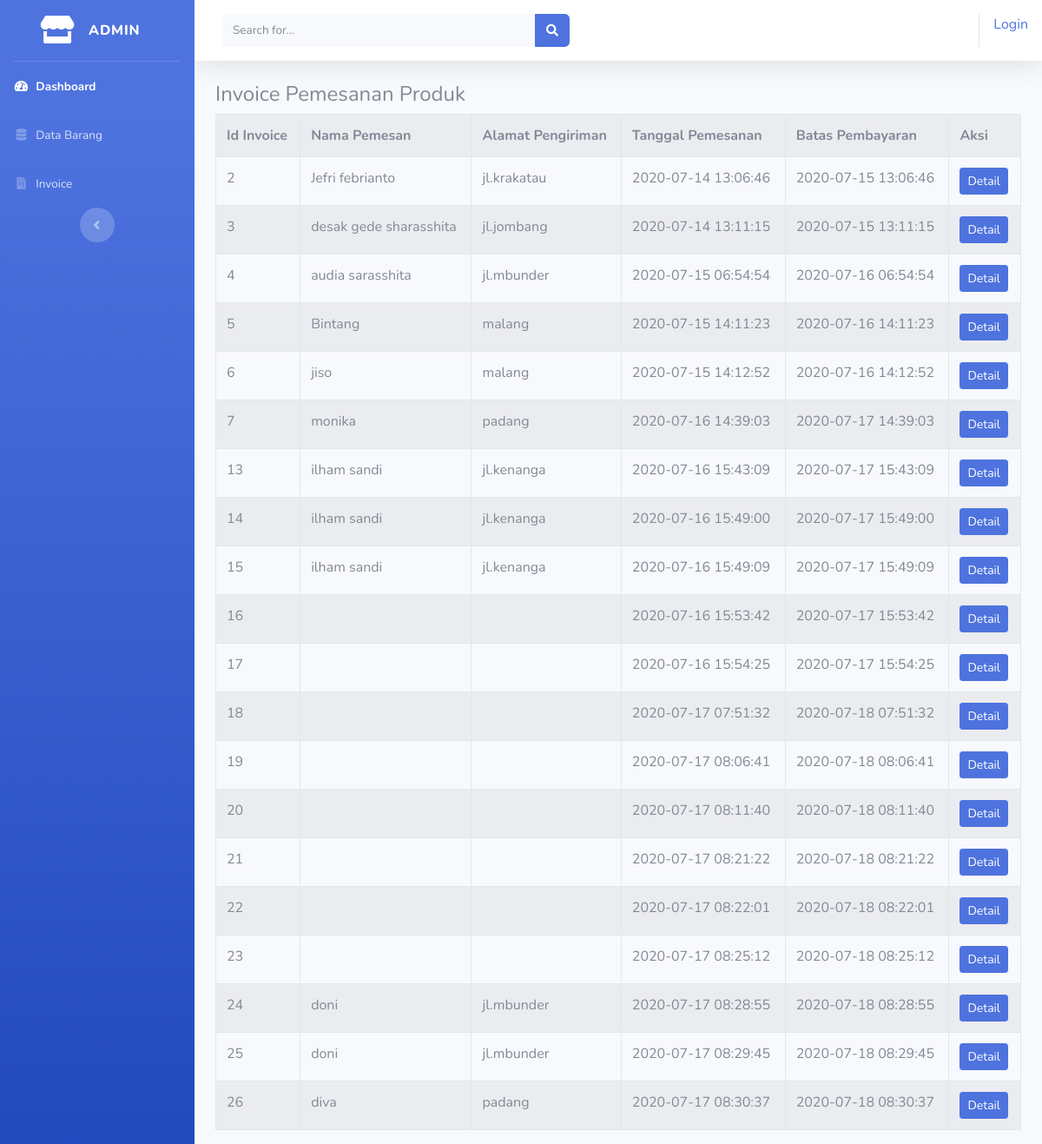
The page /index.php/admin/invoice on the database its author committed.
### tables this page shows
CREATE TABLE `tb_invoice` (
  `id` int(11) NOT NULL,
  `nama` varchar(56) NOT NULL,
  `alamat` varchar(225) NOT NULL,
  `tgl_pesan` datetime NOT NULL,
  `batas_bayar` datetime NOT NULL
);

### application/controllers/admin/invoice.php (called while the page is built, shortened)
<?php
class Invoice extends CI_Controller{
    public function index()
    {
        $data['invoice'] = $this->model_invoice->tampil_data();
        $this->load->view('templates_admin/header');
        $this->load->view('templates_admin/sidebar');
        $this->load->view('admin/invoice', $data);
        $this->load->view('templates_admin/footer');
    }
}
?>

### index.php (called while the page is built, shortened)
<?php
require_once BASEPATH.'core/CodeIgniter.php';

### application/models/model_invoice.php (called while the page is built, shortened)
<?php
class Model_invoice extends CI_Model{
    public function tampil_data()
    {
        $result = $this->db->get('tb_invoice');
        if($result->num_rows() > 0){
            return $result->result();
        }else {
            return false;
        }
    }
}
?>

### application/views/admin/invoice.php (the view)
<div class="container-fluid">
    <h4>Invoice Pemesanan Produk</h4>
    <table class="table table-bordered table-hover table-striped">
        <tr>
            <th>Id Invoice</th>
            <th>Nama Pemesan</th>
            <th>Alamat Pengiriman</th>
            <th>Tanggal Pemesanan</th>
            <th>Batas Pembayaran</th>
            <th>Aksi</th>
        </tr>
        <?php foreach ($invoice as $inv): ?>
        <tr>
            <td><?php echo $inv->id ?></td>
            <td><?php echo $inv->nama ?></td>
            <td><?php echo $inv->alamat ?></td>
            <td><?php echo $inv->tgl_pesan ?></td>
            <td><?php echo $inv->batas_bayar?></td>
            <td><?php echo anchor('admin/invoice/detail/'.$inv->id, '<div class="btn btn-sm btn-primary">Detail</div>') ?></td>
        </tr>
        <?php endforeach ?>
    </table>
</div>

### rows shown on the page
tb_invoice: id "2", nama "Jefri febrianto", alamat "jl.krakatau", tgl_pesan "2020-07-14 13:06:46", batas_bayar "2020-07-15 13:06:46", id "Detail"
tb_invoice: id "3", nama "desak gede sharasshita", alamat "jl.jombang", tgl_pesan "2020-07-14 13:11:15", batas_bayar "2020-07-15 13:11:15", id "Detail"
tb_invoice: id "4", nama "audia sarasshita", alamat "jl.mbunder", tgl_pesan "2020-07-15 06:54:54", batas_bayar "2020-07-16 06:54:54", id "Detail"
tb_invoice: id "5", nama "Bintang", alamat "malang", tgl_pesan "2020-07-15 14:11:23", batas_bayar "2020-07-16 14:11:23", id "Detail"
tb_invoice: id "6", nama "jiso", alamat "malang", tgl_pesan "2020-07-15 14:12:52", batas_bayar "2020-07-16 14:12:52", id "Detail"
tb_invoice: id "7", nama "monika", alamat "padang", tgl_pesan "2020-07-16 14:39:03", batas_bayar "2020-07-17 14:39:03", id "Detail"
tb_invoice: id "13", nama "ilham sandi", alamat "jl.kenanga", tgl_pesan "2020-07-16 15:43:09", batas_bayar "2020-07-17 15:43:09", id "Detail"
tb_invoice: id "14", nama "ilham sandi", alamat "jl.kenanga", tgl_pesan "2020-07-16 15:49:00", batas_bayar "2020-07-17 15:49:00", id "Detail"
tb_invoice: id "15", nama "ilham sandi", alamat "jl.kenanga", tgl_pesan "2020-07-16 15:49:09", batas_bayar "2020-07-17 15:49:09", id "Detail"
tb_invoice: id "16", tgl_pesan "2020-07-16 15:53:42", batas_bayar "2020-07-17 15:53:42", id "Detail"
tb_invoice: id "17", tgl_pesan "2020-07-16 15:54:25", batas_bayar "2020-07-17 15:54:25", id "Detail"
tb_invoice: id "18", tgl_pesan "2020-07-17 07:51:32", batas_bayar "2020-07-18 07:51:32", id "Detail"
tb_invoice: id "19", tgl_pesan "2020-07-17 08:06:41", batas_bayar "2020-07-18 08:06:41", id "Detail"
tb_invoice: id "20", tgl_pesan "2020-07-17 08:11:40", batas_bayar "2020-07-18 08:11:40", id "Detail"
tb_invoice: id "21", tgl_pesan "2020-07-17 08:21:22", batas_bayar "2020-07-18 08:21:22", id "Detail"
tb_invoice: id "22", tgl_pesan "2020-07-17 08:22:01", batas_bayar "2020-07-18 08:22:01", id "Detail"
tb_invoice: id "23", tgl_pesan "2020-07-17 08:25:12", batas_bayar "2020-07-18 08:25:12", id "Detail"
tb_invoice: id "24", nama "doni", alamat "jl.mbunder", tgl_pesan "2020-07-17 08:28:55", batas_bayar "2020-07-18 08:28:55", id "Detail"
tb_invoice: id "25", nama "doni", alamat "jl.mbunder", tgl_pesan "2020-07-17 08:29:45", batas_bayar "2020-07-18 08:29:45", id "Detail"
tb_invoice: id "26", nama "diva", alamat "padang", tgl_pesan "2020-07-17 08:30:37", batas_bayar "2020-07-18 08:30:37", id "Detail"

### other values the page prints
anchor('auth/login','Login') "Login"
